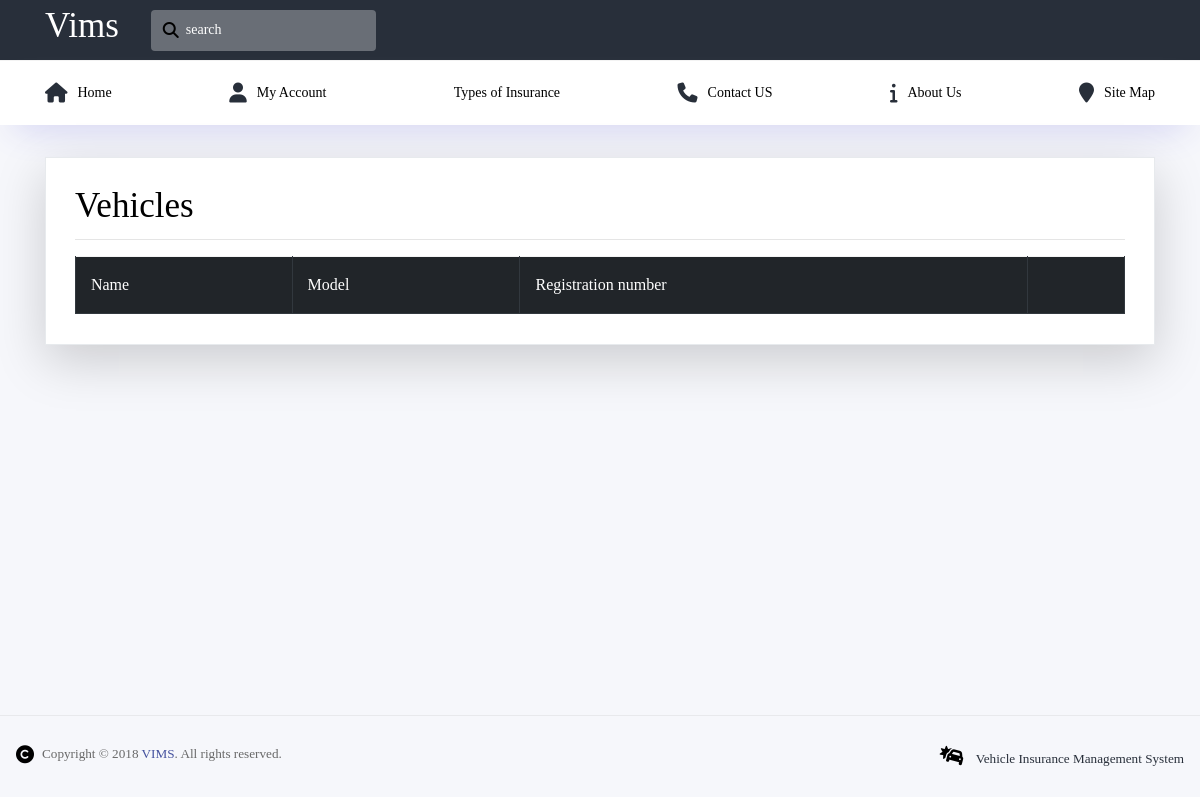
Before: /vehicle/ (signed in) with the older database file.
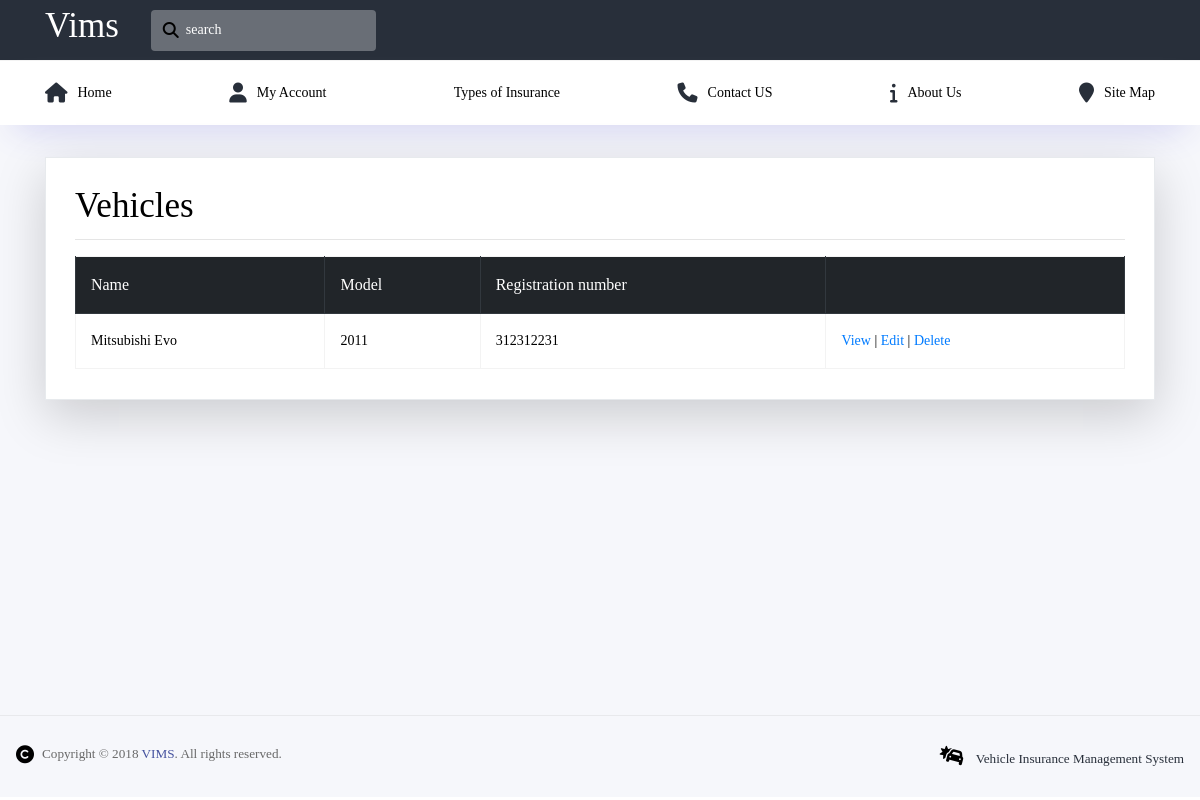
After: the same page with the newer database file.
### vehicle/models.py (models this page shows, shortened)
class Vehicle(models.Model):
    user = models.ForeignKey(settings.AUTH_USER_MODEL,
                             on_delete=models.CASCADE)
    name = models.CharField(max_length=100)
    model = models.IntegerField(default=0000)
    rate = models.CharField(max_length=100)
    body_number = models.CharField(max_length=100)
    engine_number = models.CharField(max_length=100)
    registration_number = models.CharField(max_length=50)
    color = models.CharField(max_length=50)
    description = models.TextField(blank=True)
    updated = models.DateTimeField(auto_now=True)
    timestamp = models.DateTimeField(auto_now_add=True)
    images = models.FileField(upload_to=user_directory_path, blank=True)

### vehicle/views.py (the view)
# urls.py: path('', views.VehicleListView.as_view(), name='list'),
class VehicleListView(ListView):
    def get_queryset(self, *args, **kwargs):
        queryset = Vehicle.objects.filter(user=self.request.user)
        query = self.request.GET.get("q", None)
        if query is not None:
            queryset = queryset.filter(
                Q(content__icontains=query) | Q(user__username__icontains=query))
        return queryset

### vehicle/templates/vehicle/vehicle_list.html (shortened to what this page needs)
{% extends 'base.html' %}
{% block body %}
<div class="card shadow-lg">
    <div class="card-body">
        <h1 class="styled-font">Vehicles</h1>
        <hr>
        <table class="table table-hover table-bordered">
            <thead class="thead-dark">
                <tr>
                    <th>Name</th>
                    <th>Model</th>
                    <th>Registration number</th>
                    <th></th>
                </tr>
            </thead>
            <tbody>
                {% for vehicle in object_list %}
                <tr>
                    <td>{{ vehicle.name }}</td>
                    <td>{{ vehicle.model }}</td>
                    <td>{{ vehicle.registration_number }}</td>
                    <td><a href="{% url 'vehicle:detail' pk=vehicle.id %}">View</a> | <a
                            href="{% url 'vehicle:update' pk=vehicle.id %}">Edit</a> | <a
                            href="{% url 'vehicle:delete' pk=vehicle.id %}">Delete</a>
                    </td>
                </tr>
                {% endfor %}
            </tbody>
        </table>
    </div>
</div>
{% endblock body %}

### templates/base.html (shortened to what this page needs)
<!DOCTYPE html>
<html>
<head>
    {% include 'stylesheets.html' %}
</head>
<body>
    <div class="container-scroller">
        {% include 'navbar.html' %}
        <div class="container-fluid page-body-wrapper">
            <div class="main-panel">
                <div class="content-wrapper">
                    {% block body %}
                    {% endblock body %}
                </div>
            </div>
            {% include 'footer.html' %}
        </div>
    </div>
</body>
</html>

### templates/stylesheets.html
{% load static %}
<link rel="stylesheet" href="{% static 'static/css/horizontal-layout/style.css' %}">
<link rel="stylesheet" href="{% static 'static/css/vendors/css/vendor.bundle.base.css' %}">
<link rel="stylesheet" href="{% static 'static/css/vendors/css/vendor.bundle.addons.css' %}">
<link rel="stylesheet" href="{% static 'static/css/animate.css' %}">
<link rel="stylesheet" href="{% static 'static/css/jquery.datetimepicker.css' %}">
<link rel="stylesheet" href="{% static 'static/css/custom.css' %}">

### templates/navbar.html (shortened to what this page needs)
<div class="horizontal-menu">
    <nav class="navbar top-navbar bg-dark col-lg-12 col-12 p-0">
        <div class="container">
            <div class="text-center navbar-brand-wrapper d-flex align-items-center justify-content-center">
                <a class="navbar-brand brand-logo text-white" href="/">
                    <h1 style="font-family:Pacifico">Vims</h1>
                </a>
            </div>
            <div class="navbar-menu-wrapper d-flex align-items-center justify-content-end justify-content-lg-start">
                <ul class="navbar-nav mr-lg-2">
                    <li class="nav-item nav-search d-none d-lg-block">
                        <div class="input-group">
                            <div class="input-group-prepend">
                                <span class="input-group-text" id="search">
                                    <i class="mdi mdi-magnify"><i class="fas fa-search    "></i></i>
                                </span>
                            </div>
                            <input type="text" class="form-control" placeholder="search" aria-label="search"
                                aria-describedby="search">
                        </div>
                    </li>
                </ul>
            </div>
        </div>
    </nav>
    <nav class="bottom-navbar">
        <div class="container">
            <ul class="nav page-navigation">
                <li class="nav-item">
                    <a class="nav-link" href="/">
                        <i class="mdi mdi-view-dashboard-outline menu-icon"><i class="fa fa-home text-dark"
                                aria-hidden="true"></i></i>
                        <span class="menu-title">Home</span>
                    </a>
                </li>
                <li class="nav-item">
                    <a class="nav-link" href="/Manage/">
                        <i class="mdi mdi-view-dashboard-outline menu-icon"><i class="fa fa-user text-dark"
                                aria-hidden="true"></i></i>
                        <span class="menu-title">My Account</span>
                    </a>
                </li>
                <li class="nav-item">
                    <a href="/PolicyTypes/" class="nav-link">
                        <span class="menu-title">Types of Insurance</span>
                    </a>
                </li>
                <li class="nav-item">
                    <a href="/Home/Contact/" class="nav-link">
                        <i class="mdi mdi-image-filter menu-icon"><i class="fa fa-phone text-dark"
                                aria-hidden="true"></i></i>
                        <span class="menu-title">Contact US</span>
                    </a>
                </li>
                <li class="nav-item">
                    <a href="/Home/About/" class="nav-link">
                        <i class="mdi mdi-file-document-box-outline menu-icon"><i class="fa fa-info text-dark"
                                aria-hidden="true"></i></i>
                        <span class="menu-title">About Us</span>
                    </a>
                </li>
                <li class="nav-item">
                    <a href="/Home/SiteMap/" class="nav-link">
                        <i class="mdi mdi-file-document-box-outline menu-icon">
                            <i class="fa fa-map-marker text-dark" aria-hidden="true"></i>
                        </i>
                        <span class="menu-title">Site Map</span>
                    </a>
                </li>
            </ul>
        </div>
    </nav>
</div>

### templates/footer.html
<footer class="footer">
    <div class="w-100 clearfix">
        <span class="text-muted d-block text-center text-sm-left d-sm-inline-block text-dark">
            <i class="fas fa-copyright float-left mr-2" style="font-size:18px;"></i> Copyright © 2018 <a href="/"
                target="_blank">VIMS</a>. All rights reserved.
        </span>
        <span class="float-none float-sm-right d-block mt-1 mt-sm-0 text-center text-dark">
            <i class="fas fa-car-crash mr-2" style="font-size:20px;"></i> Vehicle Insurance Management
            System
        </span>
    </div>
</footer>

### templates/scripts.html (shortened to what this page needs)
{% load static %}

### static-storage/static/css/custom.css (style rules this page uses)
* { color: #000; font-family: 'Century Gothic'; }
.styled-font { font-family: 'Pacifico', cursive !important; }
.form-control { border-color: #6F747B !important; }

Changed rows visible on the page:
added Vehicle: name "Mitsubishi Evo", model "2011", registration_number "312312231"
